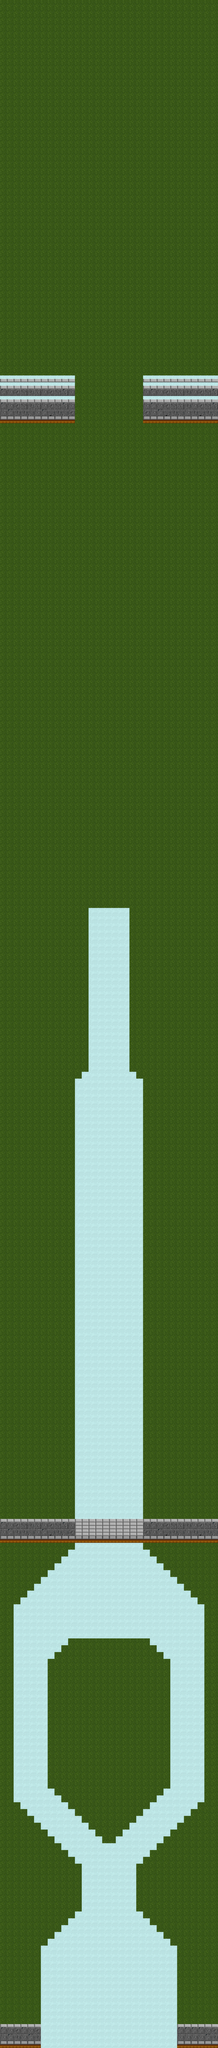

This game map was drawn from its Tiled (.tmx) file and the tilesets committed beside it. A one-line description and the trimmed map source follow:
An orthogonal 32x300 tile map with 32x32 px tiles, 3 tile layers (layer1, layer2, collision), 2 tilesets.

<map version="1.0" orientation="orthogonal" width="32" height="300" tilewidth="32" tileheight="32">
 <tileset firstgid="1" name="teste" tilewidth="32" tileheight="32">
  <image source="dungeontiles.png" width="128" height="256" />
 </tileset>
 <tileset firstgid="33" name="blocks1" tilewidth="32" tileheight="32" spacing="2" margin="2">
  <image source="blocks1.png" width="640" height="400" />
 </tileset>
 <layer name="layer1" width="32" height="300">
  <data>[9600 cells, 9600 non-empty, 2 distinct tile ids]</data>
 </layer>
 <layer name="layer2" width="32" height="300">
  <data>[9600 cells, 40 non-empty, 3 distinct tile ids]</data>
 </layer>
 <layer name="collision" width="32" height="300">
  <data>[9600 cells, 7662 non-empty, 14 distinct tile ids]</data>
 </layer>
</map>
